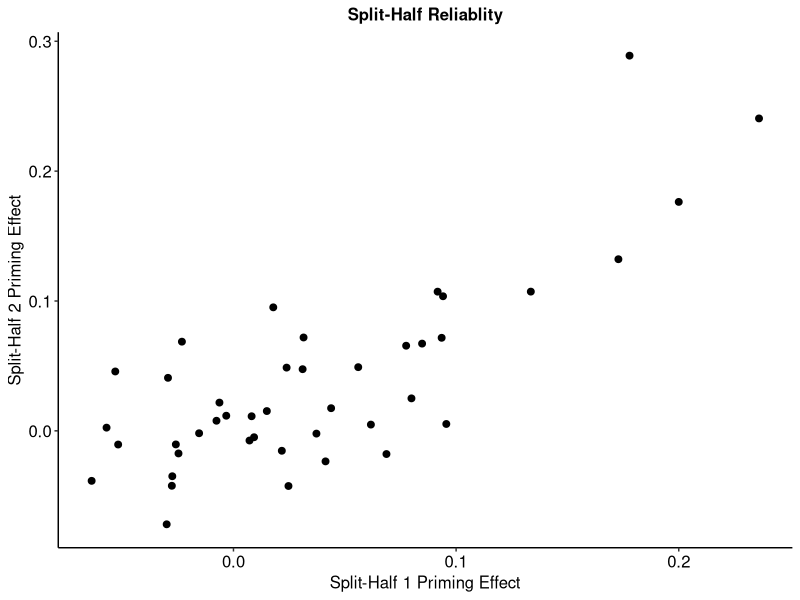

Reproduce this figure in R.
## ---- chunk 1
library(tidyverse)
library(lme4)
library(readxl)


dat <- read_excel("dissertation - anon.xlsx")
## ---- chunk 2
overall_inclusive_slope <- glmer(inclusive ~ questiontype * fragcode + (1 + questiontype | experimenter), dat, binomial)

summary(overall_inclusive_slope)
## ---- chunk 3
overall_inclusive <- glmer(inclusive ~ questiontype * fragcode + (1 | experimenter), dat, binomial)
summary(overall_inclusive)
## ---- chunk 4
anova(overall_inclusive, overall_inclusive_slope)
## ---- chunk 5
overall_sh1_noprep <- dat %>%
  select(experimenter, round, questiontype, inclusive, splithalf) %>%
  filter(splithalf == 1, questiontype == 'noprep') %>%
  group_by(experimenter) %>%
  summarise(meanresponse = mean(inclusive, na.rm = TRUE))

overall_sh1_prep <- dat %>%
  select(experimenter, round, questiontype, inclusive, splithalf) %>%
  filter(splithalf == 1, questiontype == 'prep') %>%
  group_by(experimenter) %>%
  summarise(meanresponse = mean(inclusive, na.rm = TRUE))

overall_sh2_noprep <- dat %>%
  select(experimenter, round, questiontype, inclusive, splithalf) %>%
  filter(splithalf == 2, questiontype == 'noprep') %>%
  group_by(experimenter) %>%
  summarise(meanresponse = mean(inclusive, na.rm = TRUE))

overall_sh2_prep <- dat %>%
  select(experimenter, round, questiontype, inclusive, splithalf) %>%
  filter(splithalf == 2, questiontype == 'prep') %>%
  group_by(experimenter) %>%
  summarise(meanresponse = mean(inclusive, na.rm = TRUE))

overall_sh1_difference <- overall_sh1_prep$meanresponse - overall_sh1_noprep$meanresponse

overall_sh2_difference <- overall_sh2_prep$meanresponse - overall_sh2_noprep$meanresponse


cor.test(overall_sh1_difference, overall_sh2_difference)
## ---- chunk 6
r1_noprep <- dat %>% 
  select(experimenter, round, questiontype, close, inclusive) %>%
  filter(round == 1, questiontype == 'noprep') %>%
  group_by(experimenter) %>%
   summarise(meanresponse = mean(inclusive, na.rm=TRUE))

r1_prep <- dat %>% 
  select(experimenter, round, questiontype, close, inclusive) %>%
  filter(round == 1, questiontype == 'prep') %>%
  group_by(experimenter) %>%
  summarise(meanresponse = mean(inclusive, na.rm = TRUE))

r2_noprep <- dat %>% 
  select(experimenter, round, questiontype, close, inclusive) %>%
  filter(round == 2, questiontype == 'noprep') %>%
  group_by(experimenter) %>%
  summarise(meanresponse = mean(inclusive, na.rm = TRUE))

r2_prep <- dat %>% 
  select(experimenter, round, questiontype, close, inclusive) %>%
  filter(round == 2, questiontype == 'prep') %>%
  group_by(experimenter) %>%
  summarise(meanresponse = mean(inclusive, na.rm = TRUE))

r1_difference <- r1_prep$meanresponse - r1_noprep$meanresponse

r2_difference <- r2_prep$meanresponse - r2_noprep$meanresponse


cor.test(r1_difference, r2_difference)
## ---- chunk 7

test_scatter <- data.frame(overall_sh1_difference, overall_sh2_difference)

splithalfplot <- ggplot(test_scatter, aes(overall_sh1_difference, overall_sh2_difference)) +
  geom_point(size = 2) +
  labs(title = "Split-Half Reliablity", x = "Split-Half 1 Priming Effect", y = "Split-Half 2 Priming Effect") +
  theme(
    axis.line = element_line(colour = "black"),
    axis.title.x = element_text(color = "black", size = 12), 
    axis.title.y = element_text(color = "black", size = 12),
    axis.text.x = element_text(color = "black", size = 12), 
    axis.text.y = element_text(color = "black", size = 12),
    panel.grid.major = element_blank(), 
    panel.grid.minor = element_blank(),
    panel.background = element_blank(),
    plot.title = element_text(color = "black", size = 12, face = "bold", hjust = 0.5)
  )

ggsave("splithalfplot.jpeg", plot=splithalfplot, width = 6, height = 4)
